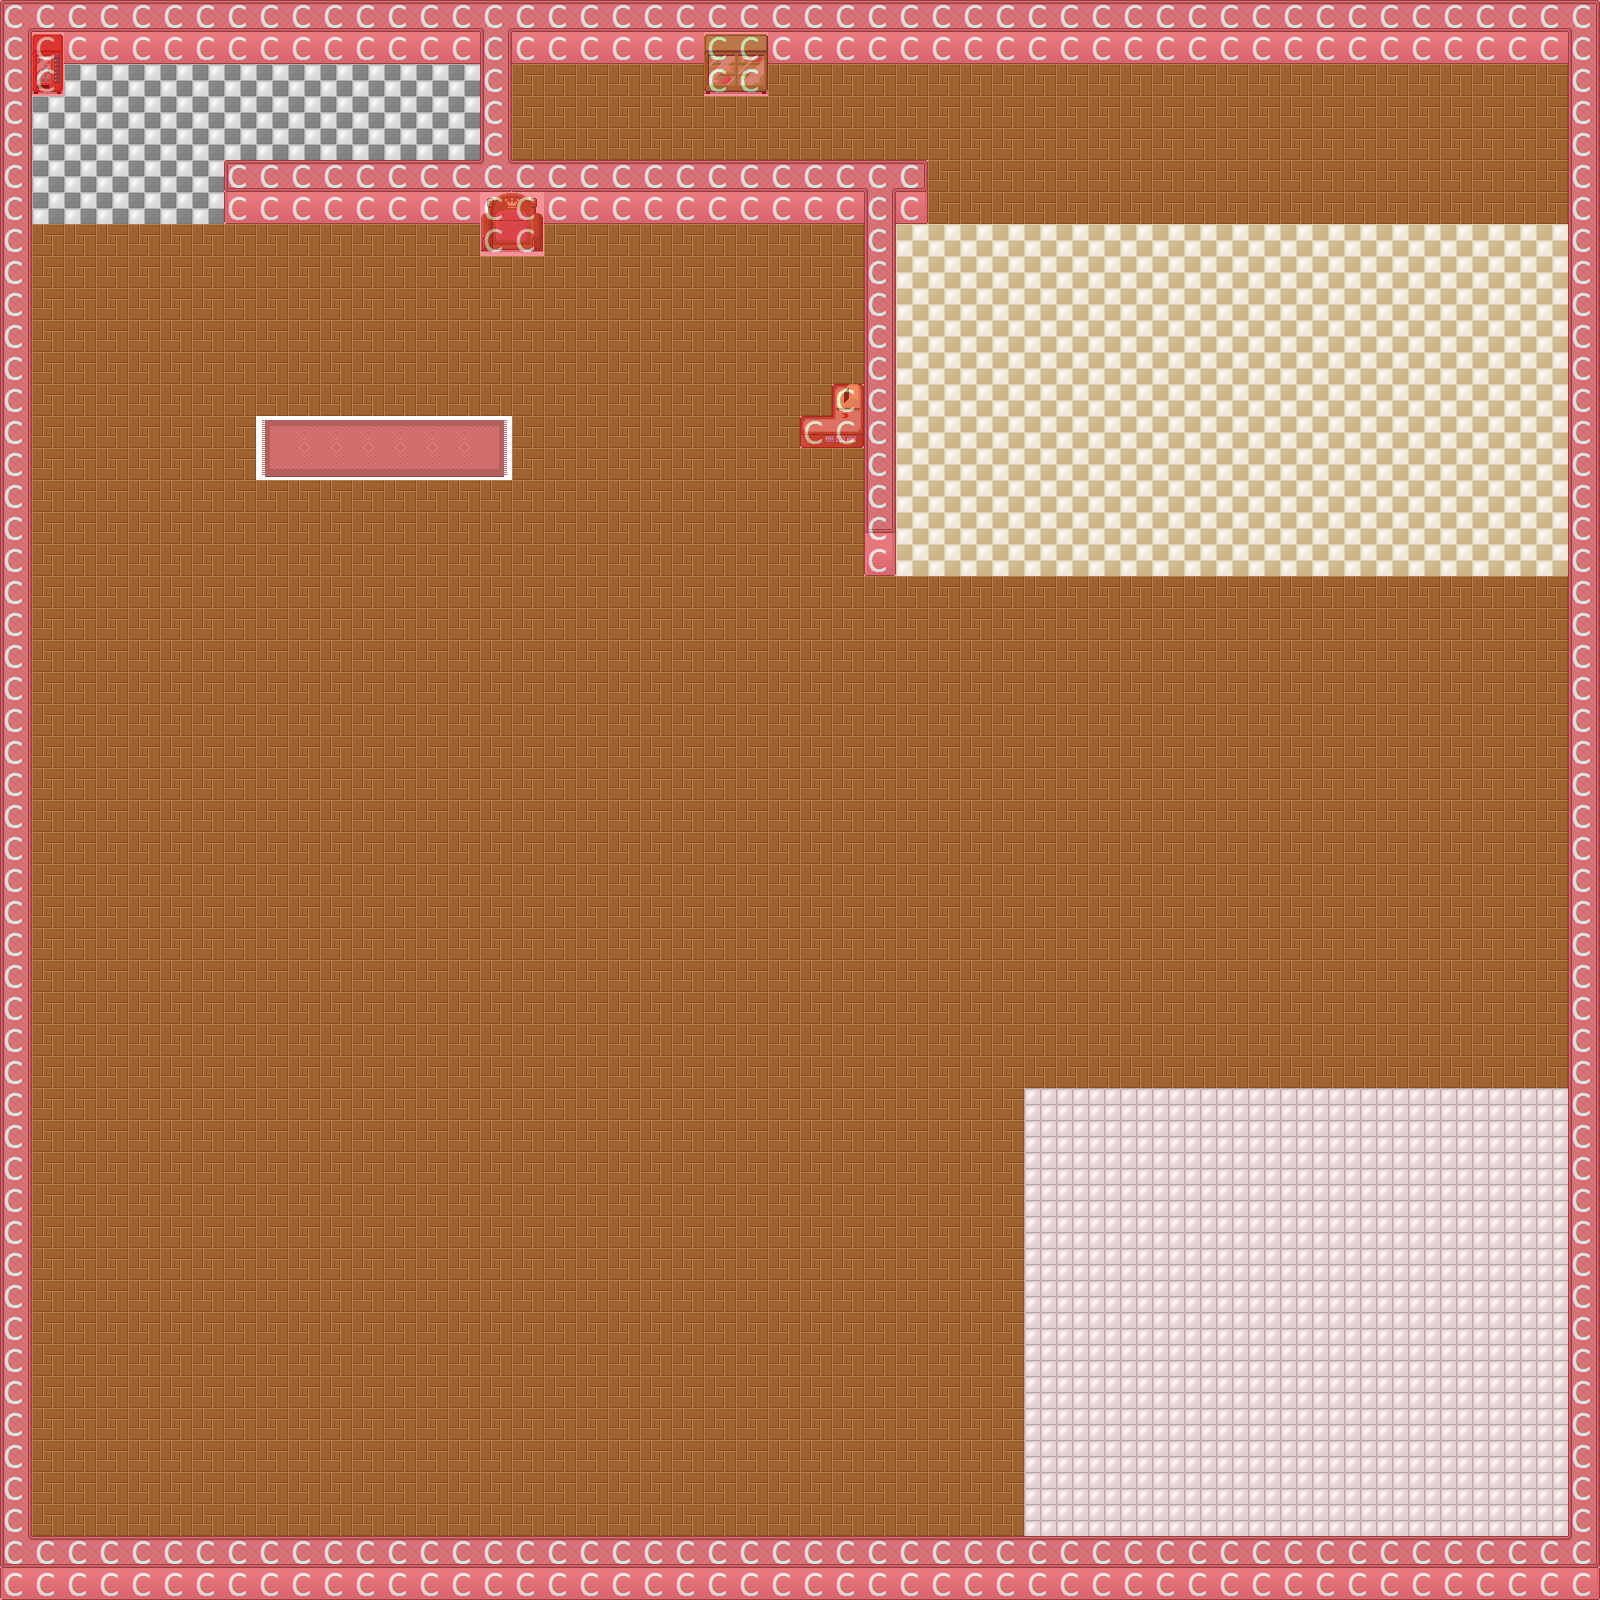

Rendered tile map (Tiled .tmx) drawn with the repository's tilesets; below, a short description and the map source with its tile grids summarised:
An orthogonal 50x50 tile map with 32x32 px tiles, 4 tile layers (Floors, Walls, Items, Collision), 3 tilesets and 3 objects (playerspawn, trigger, spawner).

<map version="1.0" orientation="orthogonal" width="50" height="50" tilewidth="32" tileheight="32">
 <tileset firstgid="1" name="tiles1" tilewidth="32" tileheight="32">
  <image source="tiles1.png" width="64" height="32" />
 </tileset>
 <tileset firstgid="3" name="free_tileset" tilewidth="32" tileheight="32">
  <image source="free_tileset.png" width="480" height="736" />
 </tileset>
 <tileset firstgid="348" name="coll" tilewidth="32" tileheight="32">
  <image source="coll.png" width="32" height="32" />
 </tileset>
 <layer name="Floors" width="50" height="50">
  <data>[2500 cells, 2500 non-empty, 4 distinct tile ids]</data>
 </layer>
 <layer name="Walls" width="50" height="50">
  <data>[2500 cells, 350 non-empty, 16 distinct tile ids]</data>
 </layer>
 <objectgroup name="Object Layer 1" width="50" height="50">
  <object name="PlayerSpawn" type="playerspawn" x="623" y="582" width="141" height="111" />
  <object name="Test Trigger" type="trigger" x="496" y="299" width="247" height="156">
   <properties>
    <property name="active" value="true" />
    <property name="limit" value="1" />
    <property name="onstart" value="game:shakeCamera(1, 5); game.precipitation = Snow:new(game);" />
    <property name="triggertype" value="anyplayer" />
   </properties>
  </object>
  <object name="Test Spawner" type="spawner" x="329" y="545" width="187" height="288">
   <properties>
    <property name="basenumber" value="3" />
    <property name="classname" value="pyromancer" />
    <property name="clearedscript" value="print(&quot;Enemies Cleared&quot;)" />
    <property name="idletime" value="3" />
    <property name="spawnatstart" value="true" />
    <property name="spawnertype" value="continuous" />
   </properties>
  </object>
 </objectgroup>
 <layer name="Items" width="50" height="50">
  <data>[2500 cells, 29 non-empty, 19 distinct tile ids]</data>
 </layer>
 <layer name="Collision" width="50" height="50" opacity="0.48">
  <data>[2500 cells, 358 non-empty, 1 distinct tile ids]</data>
 </layer>
</map>
